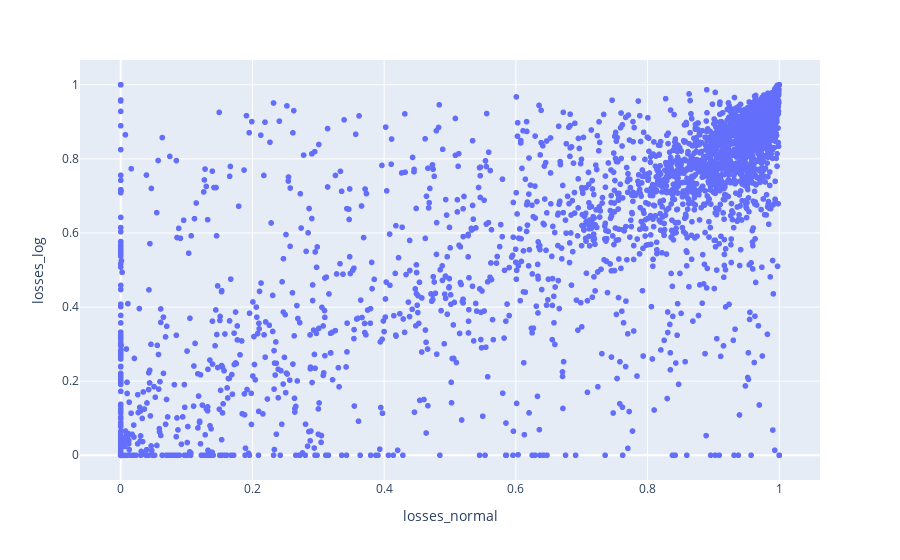

Write notebook code for a chart like this one.
### Code cell
import plotly.express as px

px.scatter(ind_all, x="losses_normal", y="losses_log", hover_name="ranks")

### Figure 1 — Plotly figure (JSON) as saved in the notebook; plotly's stock layout.template omitted (floating-point values rounded to 4 significant figures; data arrays with more than 128 entries replaced by an {"elided": "..."} marker saying what was removed)
{"data": [{"hovertemplate": "<b>%{hovertext}</b><br><br>losses_normal=%{x}<br>losses_log=%{y}<extra></extra>", "hovertext": {"elided": "3257 int values"}, "legendgroup": "", "marker": {"color": "#636efa", "symbol": "circle"}, "mode": "markers", "name": "", "showlegend": false, "type": "scattergl", "x": {"elided": "3257 float values"}, "xaxis": "x", "y": {"elided": "3257 float values"}, "yaxis": "y"}], "layout": {"legend": {"tracegroupgap": 0}, "margin": {"t": 60}, "xaxis": {"anchor": "y", "domain": [0, 1], "title": {"text": "losses_normal"}}, "yaxis": {"anchor": "x", "domain": [0, 1], "title": {"text": "losses_log"}}}}
